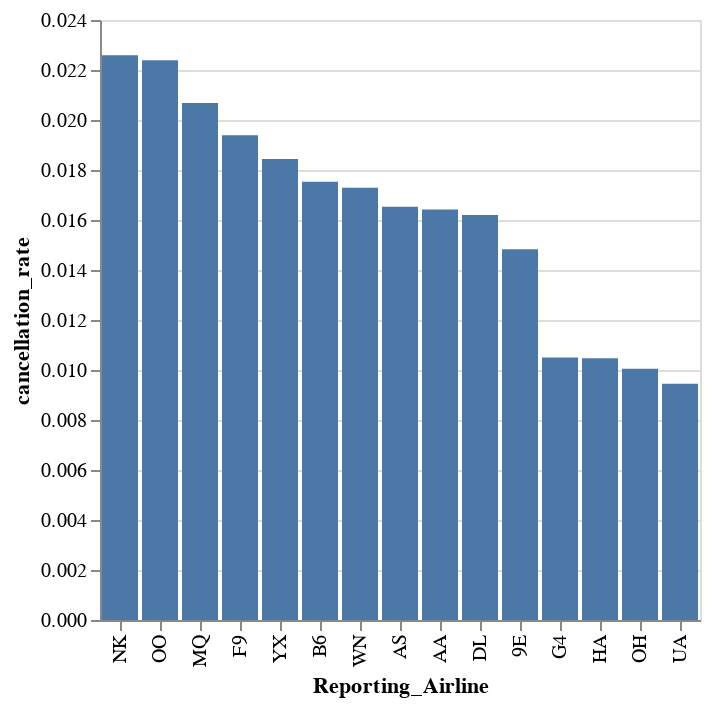

Source (notebook cell):
### Code cell
alt.Chart(cancelled).mark_bar().encode(
    alt.X("Reporting_Airline", sort="-y"), alt.Y("cancellation_rate")
)

### Figure 1 — Vega-Lite specification as saved in the notebook (floating-point values rounded to 4 significant figures)
{"config": {"view": {"continuousWidth": 300, "continuousHeight": 300}}, "data": {"name": "data-7f80f5902edfa4ad9934a8a913c30e6f"}, "mark": {"type": "bar"}, "encoding": {"x": {"field": "Reporting_Airline", "sort": "-y", "type": "nominal"}, "y": {"field": "cancellation_rate", "type": "quantitative"}}, "$schema": "https://vega.github.io/schema/vega-lite/v5.16.3.json", "datasets": {"data-7f80f5902edfa4ad9934a8a913c30e6f": [{"Reporting_Airline": "NK", "Cancelled": 1975.0, "num_flights": 87432, "cancellation_rate": 0.02259}, {"Reporting_Airline": "OO", "Cancelled": 4808.0, "num_flights": 214716, "cancellation_rate": 0.02239}, {"Reporting_Airline": "MQ", "Cancelled": 1522.0, "num_flights": 73594, "cancellation_rate": 0.02068}, {"Reporting_Airline": "F9", "Cancelled": 1048.0, "num_flights": 54042, "cancellation_rate": 0.01939}, {"Reporting_Airline": "YX", "Cancelled": 1903.0, "num_flights": 103194, "cancellation_rate": 0.01844}, {"Reporting_Airline": "B6", "Cancelled": 1674.0, "num_flights": 95513, "cancellation_rate": 0.01753}, {"Reporting_Airline": "WN", "Cancelled": 7742.0, "num_flights": 447828, "cancellation_rate": 0.01729}, {"Reporting_Airline": "AS", "Cancelled": 1277.0, "num_flights": 77262, "cancellation_rate": 0.01653}, {"Reporting_Airline": "AA", "Cancelled": 4958.0, "num_flights": 302032, "cancellation_rate": 0.01642}, {"Reporting_Airline": "DL", "Cancelled": 4980.0, "num_flights": 307347, "cancellation_rate": 0.0162}, {"Reporting_Airline": "9E", "Cancelled": 950.0, "num_flights": 64072, "cancellation_rate": 0.01483}, {"Reporting_Airline": "G4", "Cancelled": 406.0, "num_flights": 38685, "cancellation_rate": 0.0105}, {"Reporting_Airline": "HA", "Cancelled": 274.0, "num_flights": 26176, "cancellation_rate": 0.01047}, {"Reporting_Airline": "OH", "Cancelled": 623.0, "num_flights": 62010, "cancellation_rate": 0.01005}, {"Reporting_Airline": "UA", "Cancelled": 2169.0, "num_flights": 229446, "cancellation_rate": 0.009453}]}}
